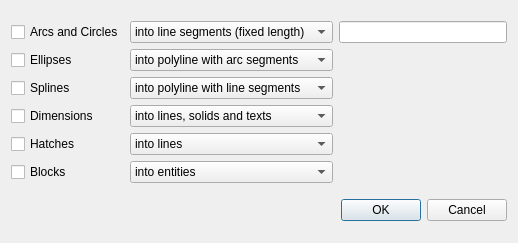
<?xml version="1.0" encoding="UTF-8"?>
<ui version="4.0">
 <class>Dialog</class>
 <widget class="QDialog" name="Dialog">
  <property name="geometry">
   <rect>
    <x>0</x>
    <y>0</y>
    <width>518</width>
    <height>243</height>
   </rect>
  </property>
  <property name="windowTitle">
   <string>Dialog</string>
  </property>
  <layout class="QVBoxLayout" name="verticalLayout">
   <item>
    <layout class="QGridLayout" name="gridLayout">
     <item row="0" column="0">
      <widget class="QCheckBox" name="checkBox">
       <property name="text">
        <string>Arcs and Circles</string>
       </property>
      </widget>
     </item>
     <item row="0" column="1">
      <widget class="QComboBox" name="comboBox">
       <item>
        <property name="text">
         <string>into line segments (fixed length)</string>
        </property>
       </item>
       <item>
        <property name="text">
         <string>into line segments (fixed angle)</string>
        </property>
       </item>
      </widget>
     </item>
     <item row="0" column="2">
      <widget class="QLineEdit" name="lineEdit"/>
     </item>
     <item row="1" column="0">
      <widget class="QCheckBox" name="checkBox_2">
       <property name="text">
        <string>Ellipses</string>
       </property>
      </widget>
     </item>
     <item row="1" column="1">
      <widget class="QComboBox" name="comboBox_2">
       <item>
        <property name="text">
         <string>into polyline with arc segments</string>
        </property>
       </item>
       <item>
        <property name="text">
         <string>into polyline with line segments</string>
        </property>
       </item>
      </widget>
     </item>
     <item row="2" column="0">
      <widget class="QCheckBox" name="checkBox_3">
       <property name="text">
        <string>Splines</string>
       </property>
      </widget>
     </item>
     <item row="2" column="1">
      <widget class="QComboBox" name="comboBox_3">
       <item>
        <property name="text">
         <string>into polyline with line segments</string>
        </property>
       </item>
      </widget>
     </item>
     <item row="3" column="0">
      <widget class="QCheckBox" name="checkBox_4">
       <property name="text">
        <string>Dimensions</string>
       </property>
      </widget>
     </item>
     <item row="3" column="1">
      <widget class="QComboBox" name="comboBox_4">
       <item>
        <property name="text">
         <string>into lines, solids and texts</string>
        </property>
       </item>
      </widget>
     </item>
     <item row="4" column="0">
      <widget class="QCheckBox" name="checkBox_5">
       <property name="text">
        <string>Hatches</string>
       </property>
      </widget>
     </item>
     <item row="4" column="1">
      <widget class="QComboBox" name="comboBox_5">
       <item>
        <property name="text">
         <string>into lines</string>
        </property>
       </item>
      </widget>
     </item>
     <item row="5" column="0">
      <widget class="QCheckBox" name="checkBox_6">
       <property name="text">
        <string>Blocks</string>
       </property>
      </widget>
     </item>
     <item row="5" column="1">
      <widget class="QComboBox" name="comboBox_6">
       <item>
        <property name="text">
         <string>into entities</string>
        </property>
       </item>
      </widget>
     </item>
    </layout>
   </item>
   <item>
    <widget class="QDialogButtonBox" name="buttonBox">
     <property name="orientation">
      <enum>Qt::Horizontal</enum>
     </property>
     <property name="standardButtons">
      <set>QDialogButtonBox::Cancel|QDialogButtonBox::Ok</set>
     </property>
    </widget>
   </item>
  </layout>
 </widget>
 <resources/>
 <connections>
  <connection>
   <sender>buttonBox</sender>
   <signal>accepted()</signal>
   <receiver>Dialog</receiver>
   <slot>accept()</slot>
   <hints>
    <hint type="sourcelabel">
     <x>248</x>
     <y>254</y>
    </hint>
    <hint type="destinationlabel">
     <x>157</x>
     <y>274</y>
    </hint>
   </hints>
  </connection>
  <connection>
   <sender>buttonBox</sender>
   <signal>rejected()</signal>
   <receiver>Dialog</receiver>
   <slot>reject()</slot>
   <hints>
    <hint type="sourcelabel">
     <x>316</x>
     <y>260</y>
    </hint>
    <hint type="destinationlabel">
     <x>286</x>
     <y>274</y>
    </hint>
   </hints>
  </connection>
 </connections>
</ui>
